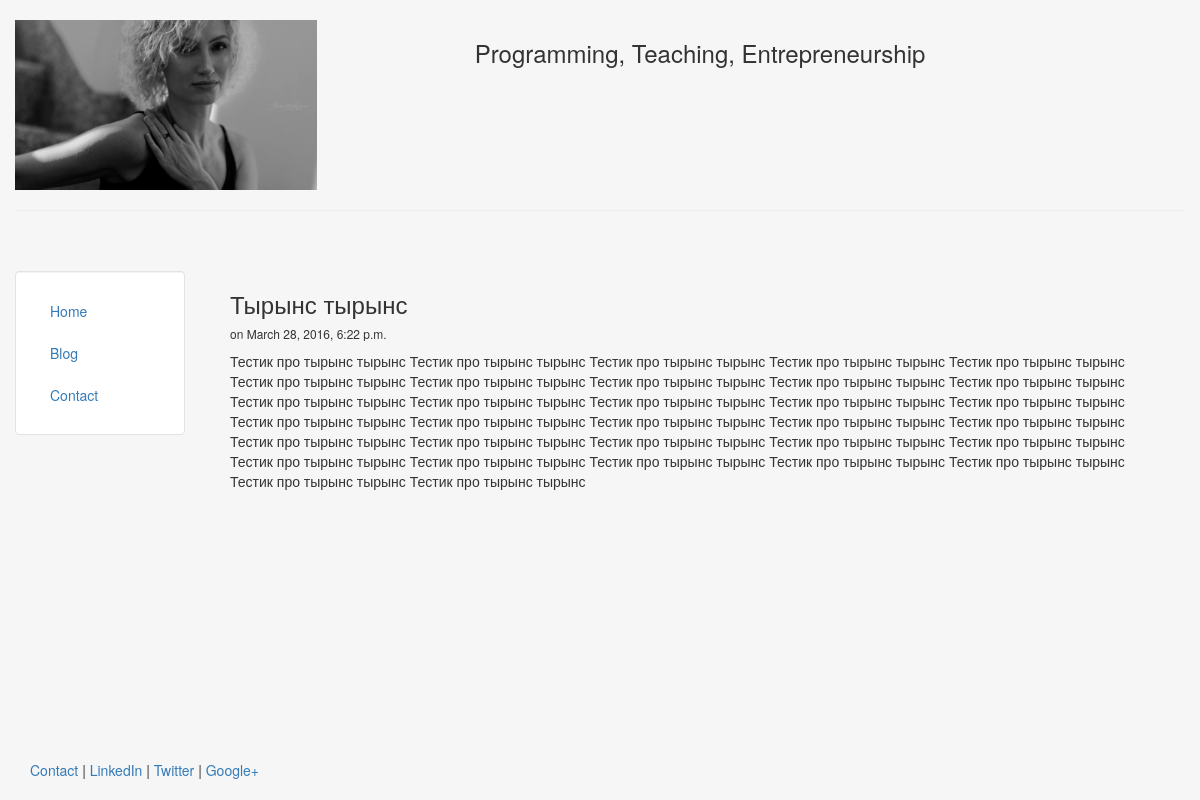
Page /blog/2 on the committed database.
### blog/models.py (models this page shows, shortened)
class Post(models.Model):
    title = models.CharField(max_length=140)
    body = models.TextField()
    date = models.DateTimeField()

### templates/blog/post.html
{% extends "myapp/header.html" %}
{% block content %}
    <h3>{{ post.title }}</h3>
    <h6> on {{ post.date }}</h6>
    {{ post.body|safe|linebreaks }}
{% endblock %}

### templates/myapp/header.html (style rules this page uses)
html, body { height:100% }

### rows in the picture
Post: title "Тырынс тырынс", date "March 28, 2016, 6:22 p.m.", body "Тестик про тырынс тырынс Тестик про тырынс тырынс Тестик про тырынс тырынс Тестик про тырынс тырынс Тестик про тырынс тырынс Тестик про тырынс тырынс Тестик про тырынс тырынс Тестик про тырынс тырынс Тестик про тырынс тырынс Тестик про тырынс тырынс Тестик про тырынс тырынс Тестик про тырынс тырынс Тестик про тырынс тырынс Тестик про тырынс тырынс Тестик про тырынс тырынс Тестик про тырынс тырынс Тестик про тырынс тырынс Тестик про тырынс тырынс Тестик про тырынс тырынс Тестик про тырынс тырынс Тестик про тырынс тырынс Тестик про тырынс тырынс Тестик про тырынс тырынс Тестик про тырынс тырынс Тестик про тырынс тырынс Тестик про тырынс тырынс Тестик про тырынс тырынс Тестик про тырынс тырынс…"
